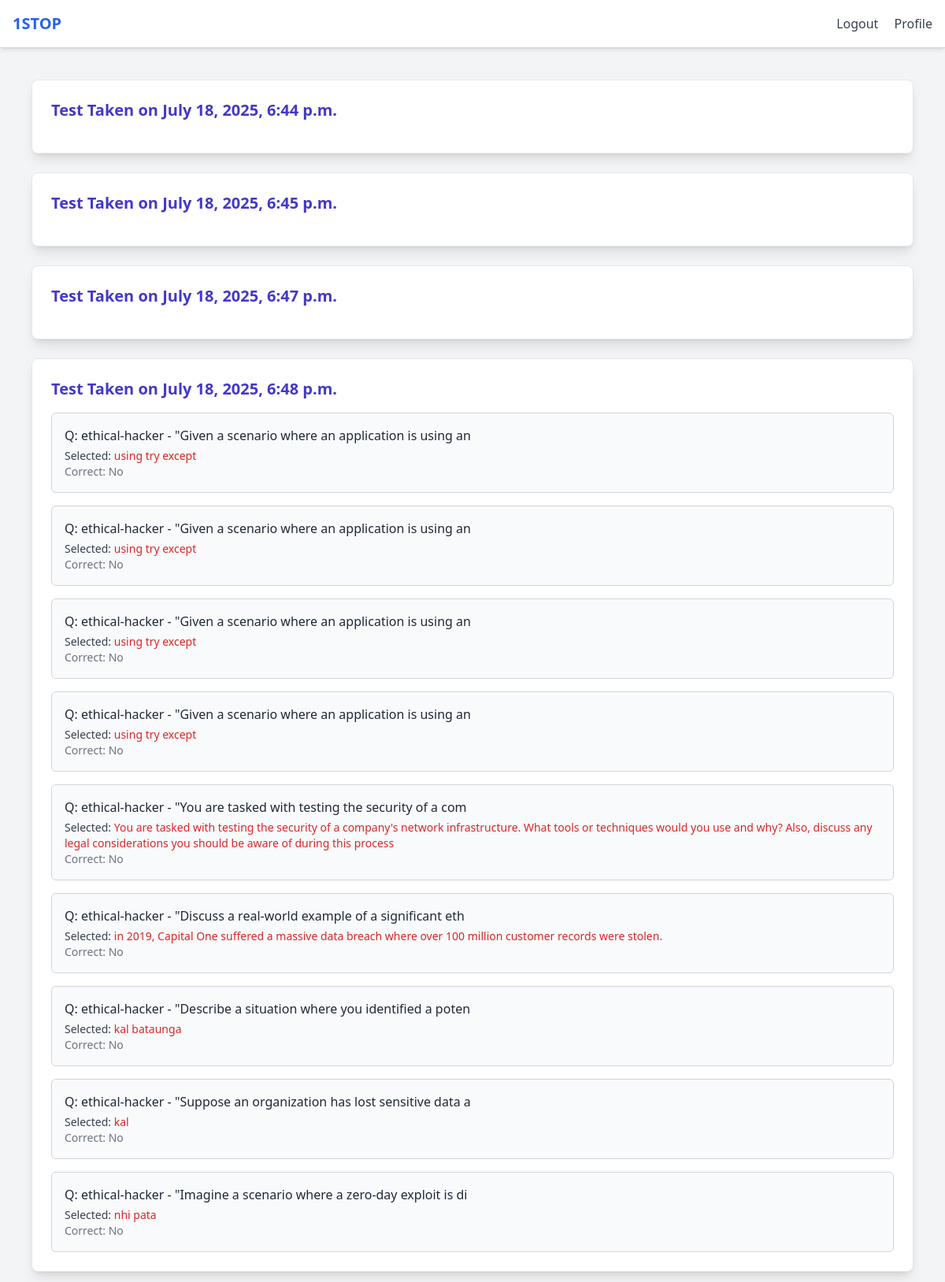
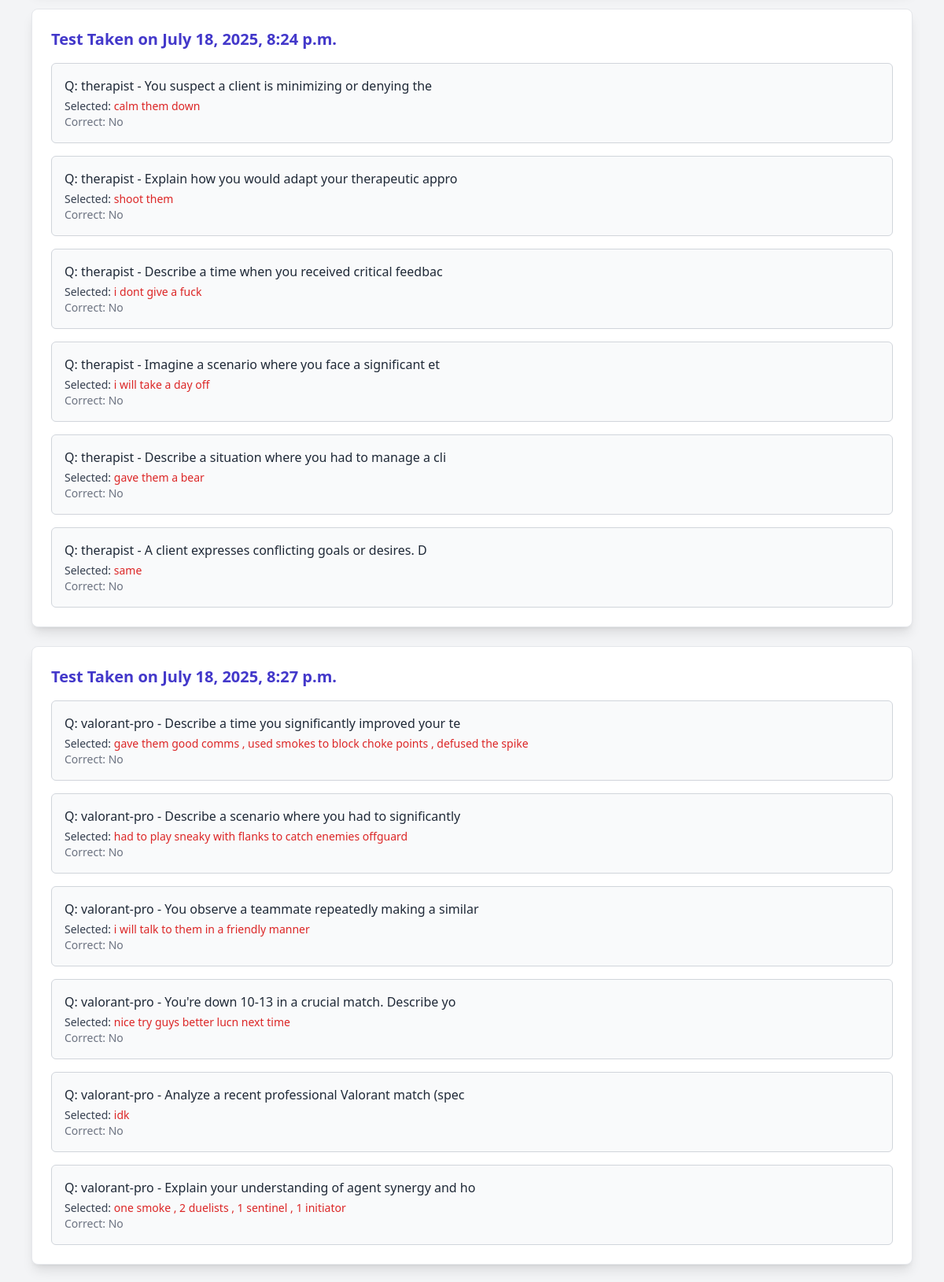
The page /competency/test/history/ (signed in, upper part) on the database its author committed (2 pictures, top to bottom).
### competency/models.py (models this page shows, shortened)
class CompetencyTestSession(models.Model):
    user = models.ForeignKey(User, on_delete=models.CASCADE)
    job_role = models.CharField(max_length=100)
    score = models.FloatField(null=True, blank=True)
    completed = models.BooleanField(default=False)
    created_at = models.DateTimeField(auto_now_add=True)

class Answer(models.Model):
    session = models.ForeignKey(CompetencyTestSession, on_delete=models.CASCADE)
    question = models.ForeignKey(Question, on_delete=models.CASCADE)
    selected_answer = models.TextField(blank=True)
    is_correct = models.BooleanField(default=False)
    answered_at = models.DateTimeField(auto_now_add=True)

class Question(models.Model):
    job_role = models.CharField(max_length=100)
    text = models.TextField()
    difficulty = models.CharField(max_length=20, choices=[('easy', 'Easy'), ('medium', 'Medium'), ('hard', 'Hard')])
    correct_answer = models.TextField(blank=True, null=True)  # Optional if MCQs
    created_at = models.DateTimeField(auto_now_add=True)
    def __str__(self):
        return f"{self.job_role} - {self.text[:50]}"

### competency/views.py (the view)
# urls.py: path('test/history/', views.history_test, name='history_test'),
@login_required
def history_test(request):
    sessions = CompetencyTestSession.objects.filter(user=request.user)
    return render(request, 'competency/history_test.html', {'sessions': sessions})

### templates/competency/history_test.html
{% extends 'base.html' %}
{% block content %}
<div class="p-6 space-y-6">
  {% for session in sessions %}
    <div class="bg-white shadow-lg rounded-lg p-6 border border-gray-200">
      <h2 class="text-xl font-bold text-indigo-700 mb-4">
        Test Taken on {{ session.created_at }}
      </h2>
      <div class="space-y-4">
        {% for ans in session.answer_set.all %}
          <div class="p-4 bg-gray-50 rounded-md border border-gray-300">
            <p class="text-gray-800 font-medium">Q: {{ ans.question }}</p>
            <p class="text-sm text-gray-700 mt-1">
              Selected: <span class="{% if ans.is_correct %}text-green-600{% else %}text-red-600{% endif %}">
                {{ ans.selected_answer }}
              </span>
            </p>
            <p class="text-sm text-gray-500">Correct: {{ ans.is_correct|yesno:"Yes,No" }}</p>
          </div>
        {% endfor %}
      </div>
    </div>
  {% empty %}
    <p class="text-gray-500 text-center">No tests taken yet.</p>
  {% endfor %}
</div>
{% endblock %}

### rows shown on the page
CompetencyTestSession: created_at "July 18, 2025, 6:44 p.m."
CompetencyTestSession: created_at "July 18, 2025, 6:45 p.m."
CompetencyTestSession: created_at "July 18, 2025, 6:47 p.m."
CompetencyTestSession: created_at "July 18, 2025, 6:48 p.m."
Answer: question "ethical-hacker - \"Given a scenario where an application is using an", selected_answer "using try except", is_correct "No"
Answer: question "ethical-hacker - \"Given a scenario where an application is using an", selected_answer "using try except", is_correct "No"
Answer: question "ethical-hacker - \"Given a scenario where an application is using an", selected_answer "using try except", is_correct "No"
Answer: question "ethical-hacker - \"Given a scenario where an application is using an", selected_answer "using try except", is_correct "No"
Answer: question "ethical-hacker - \"You are tasked with testing the security of a com", selected_answer "You are tasked with testing the security of a company's network infrastructure. What tools or techniques would you use and why? Also, discuss any legal considerations you should be aware of during this process", is_correct "No"
Answer: question "ethical-hacker - \"Discuss a real-world example of a significant eth", selected_answer "in 2019, Capital One suffered a massive data breach where over 100 million customer records were stolen.", is_correct "No"
Answer: question "ethical-hacker - \"Describe a situation where you identified a poten", selected_answer "kal bataunga", is_correct "No"
Answer: question "ethical-hacker - \"Suppose an organization has lost sensitive data a", selected_answer "kal", is_correct "No"
Answer: question "ethical-hacker - \"Imagine a scenario where a zero-day exploit is di", selected_answer "nhi pata", is_correct "No"
CompetencyTestSession: created_at "July 18, 2025, 8:24 p.m."
Answer: question "therapist - You suspect a client is minimizing or denying the", selected_answer "calm them down", is_correct "No"
Answer: question "therapist - Explain how you would adapt your therapeutic appro", selected_answer "shoot them", is_correct "No"
Answer: question "therapist - Describe a time when you received critical feedbac", selected_answer "i dont give a fuck", is_correct "No"
Answer: question "therapist - Imagine a scenario where you face a significant et", selected_answer "i will take a day off", is_correct "No"
Answer: question "therapist - Describe a situation where you had to manage a cli", selected_answer "gave them a bear", is_correct "No"
Answer: question "therapist - A client expresses conflicting goals or desires. D", selected_answer "same", is_correct "No"
CompetencyTestSession: created_at "July 18, 2025, 8:27 p.m."
Answer: question "valorant-pro - Describe a time you significantly improved your te", selected_answer "gave them good comms , used smokes to block choke points , defused the spike", is_correct "No"
Answer: question "valorant-pro - Describe a scenario where you had to significantly", selected_answer "had to play sneaky with flanks to catch enemies offguard", is_correct "No"
Answer: question "valorant-pro - You observe a teammate repeatedly making a similar", selected_answer "i will talk to them in a friendly manner", is_correct "No"
Answer: question "valorant-pro - You're down 10-13 in a crucial match. Describe yo", selected_answer "nice try guys better lucn next time", is_correct "No"
Answer: question "valorant-pro - Analyze a recent professional Valorant match (spec", selected_answer "idk", is_correct "No"
Answer: question "valorant-pro - Explain your understanding of agent synergy and ho", selected_answer "one smoke , 2 duelists , 1 sentinel , 1 initiator", is_correct "No"
